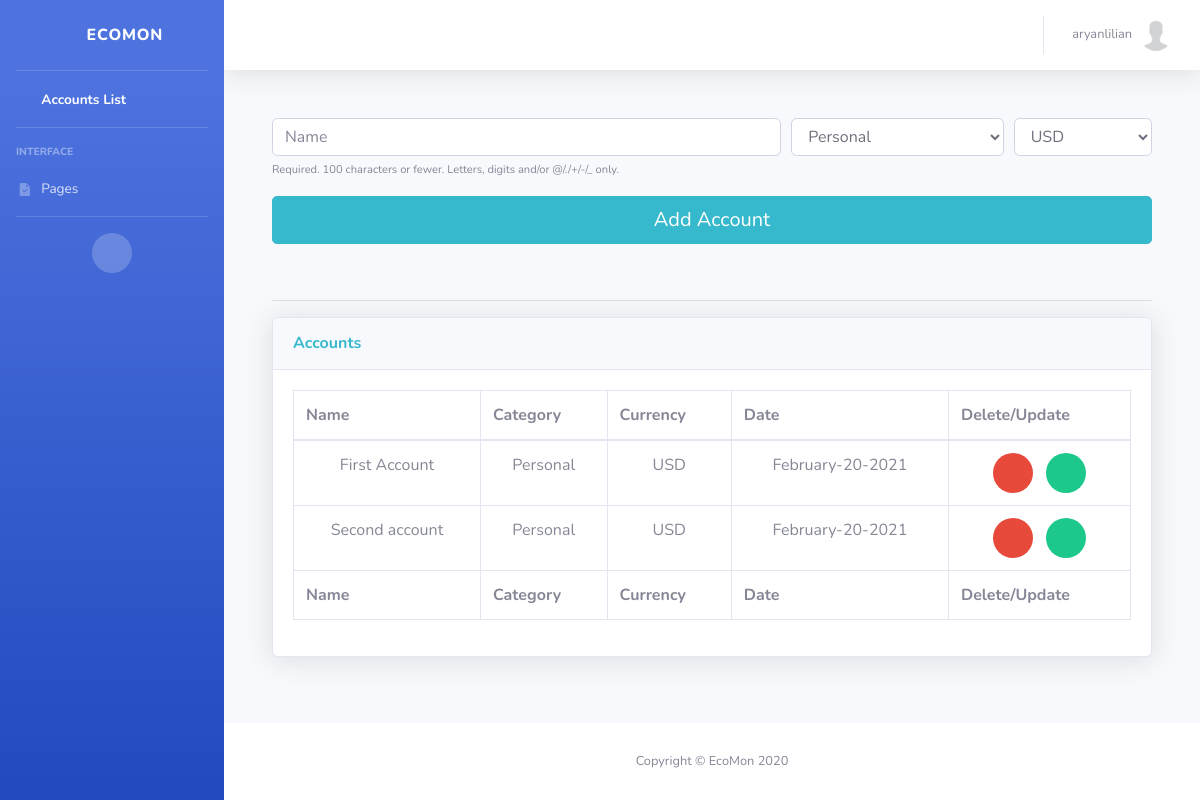
Before: /users/accounts/new/ (signed in) with the older database file.
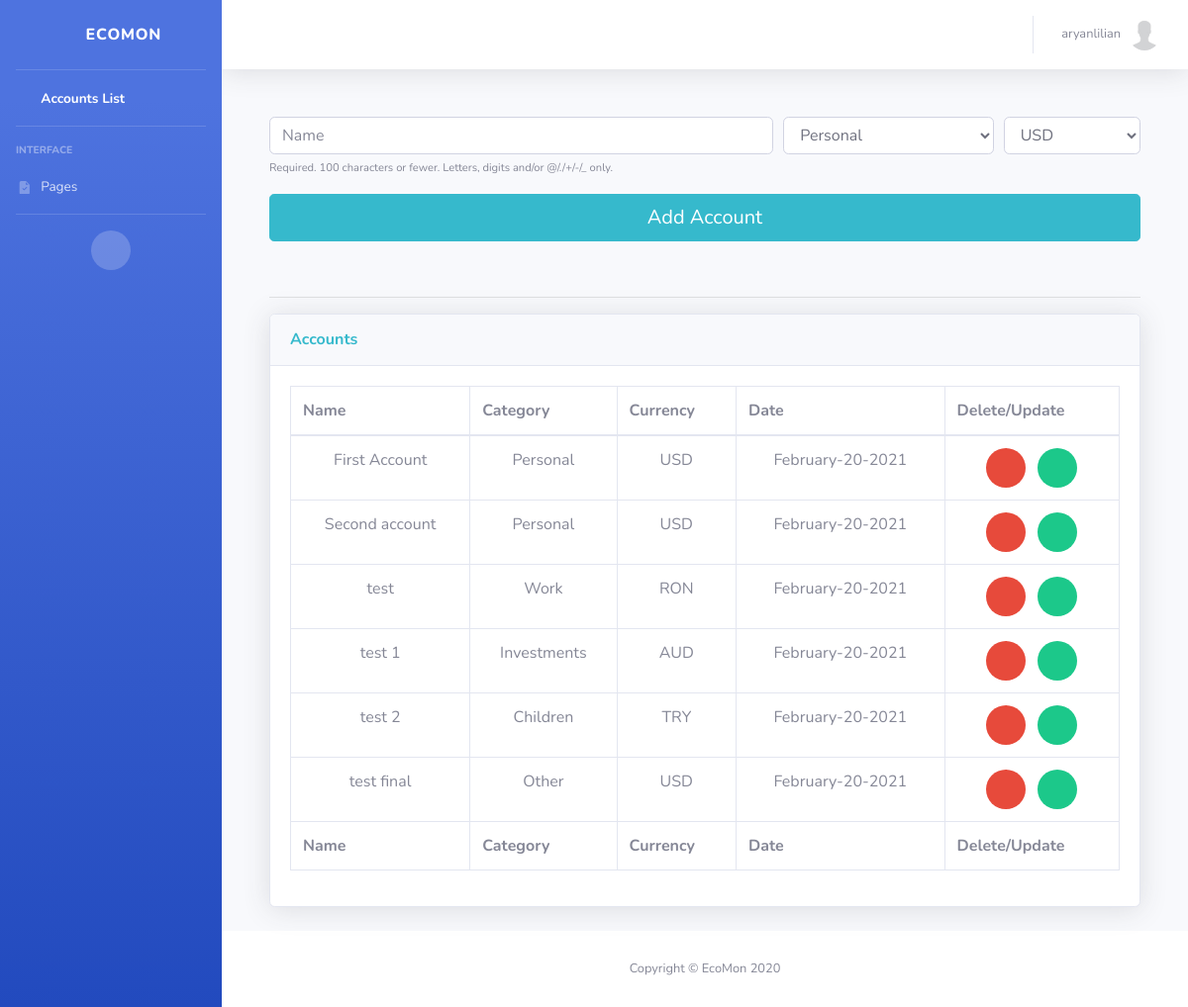
After: the same page with the newer database file.
### users/models.py (models this page shows, shortened)
class Account(models.Model):
    class Currency(models.TextChoices):
        AED = 'AED', _('AED')
        AUD = 'AUD', _('AUD')
        BRL = 'BRL', _('BRL')
        CAD = 'CAD', _('CAD')
        CHF = 'CHF', _('CHF')
        CLP = 'CLP', _('CLP')
        CNY = 'CNY', _('CNY')
        COP = 'COP', _('COP')
        CZK = 'CZK', _('CZK')
        DKK = 'DKK', _('DKK')
        EUR = 'EUR', _('EUR')
        GBP = 'GBP', _('GBP')
        HKD = 'HKD', _('HKD')
        HUF = 'HUF', _('HUF')
        IDR = 'IDR', _('IDR')
        ILS = 'ILS', _('ILS')
        INR = 'INR', _('INR')
        JPY = 'JPY', _('JPY')
        KRW = 'KRW', _('KRW')
        MDL = 'MDL', _('MDL')
        MXN = 'MXN', _('MXN')
        MYR = 'MYR', _('MYR')
        NOK = 'NOK', _('NOK')
        NZD = 'NZD', _('NZD')
        PHP = 'PHP', _('PHP')
        PLN = 'PLN', _('PLN')
        RON = 'RON', _('RON')
        RUB = 'RUB', _('RUB')
        SAR = 'SAR', _('SAR')
        SEK = 'SEK', _('SEK')
        SGD = 'SGD', _('SGD')
        THB = 'THB', _('THB')
        TRY = 'TRY', _('TRY')
        TWD = 'TWD', _('TWD')
        USD = 'USD', _('USD')
        ZAR = 'ZAR', _('ZAR')
    class Category(models.TextChoices):
        PERSONAL = _('Personal')
        WORK = _('Work')
        INVESTMENTS = _('Investments')
        CHILDREN = _('Children')
        OTHER = _('Other')
    user = models.ForeignKey(User, on_delete=models.CASCADE)
    name = models.CharField(_('Name'), max_length=200, unique=True)
    created_date = models.DateTimeField(_('Created Date/Time'), auto_now_add=True)
    updated_date = models.DateTimeField(_('Updated Date/Time'), auto_now=True)
    category = models.CharField(
        _('Category'), max_length=11, choices=Category.choices, default=Category.PERSONAL
    )
    currency = models.CharField(
        _('Currency'), max_length=3, choices=Currency.choices, default=Currency.USD
    )
    def update_url(self):
        return reverse('update-account', kwargs={'pk' : self.pk})

### users/views.py (the view, shortened to what this page needs)
# urls.py: path('accounts/new/', AccountCreateView.as_view(), name='accounts-new'),
class AccountCreateView(LoginRequiredMixin, CreateView):
    model = Account
    form_class = AccountCreateForm
    template_name = 'users/create-update-list-objects.html'
    def get_context_data(self, **kwargs):
        context = super().get_context_data(**kwargs)
        context['objects'] = Account.objects.filter(user=self.request.user)
        return context

### users/forms.py
class AccountCreateForm(forms.ModelForm):
    name = forms.CharField(
        max_length = 200,
        label = 'Name',
        help_text = help_texts['obj_name']
    )
    class Meta:
        model = Account
        exclude = [
            'user',
            'created_date',
            'updated_date'
        ]

### templates/users/create-update-list-objects.html (shortened to what this page needs)
{% extends 'users/base.html' %}
{% block content %}
	<div class="container">
		{% if '/users/incomes/new/' in request.get_full_path or '/users/spendings/new/' in request.get_full_path or '/users/incomes/update/' in request.get_full_path or '/users/spendings/update/' in request.get_full_path %}
			{% include 'users/components/create-update-incomes-and-spendings-form.html' %}
		{% else %}
			{% include 'users/components/create-update-accounts-form.html' %}
		{% endif %}
		<br>
		<hr>
		{% if '/users/spendings/new/' in request.get_full_path or '/users/spendings/update/' in request.get_full_path %}
			{% include 'users/components/spendings-list-table.html' %}
		{% else %}
			{% include 'users/components/incomes-or-accounts-list-table.html' %}
		{% endif  %}
	</div>
{% endblock %}

### templates/users/components/incomes-or-accounts-list-table.html (shortened to what this page needs)
<div class="card shadow mb-4">
  <div class="card-header py-3">
    <h6 class="m-0 font-weight-bold
            {% if request.get_full_path == '/users/accounts/new/' %}
                text-info
            {% else %}
                text-primary
            {% endif %}">
		{% if '/users/incomes/new/' in request.get_full_path or '/users/incomes/update/' in request.get_full_path %}
			Incomes - {{ date|date:"Y/M" }}
		{% elif request.get_full_path == '/users/archive/' %}
			Incomes
        {% else %}
            Accounts
		{% endif %}
	</h6>
  </div>
  <div class="card-body">
    <div class="table-responsive">
      <table class="table table-bordered" id="incomesAndAccountsDataTable" width="100%" cellspacing="0">
        <thead>
          <tr>
            <th>Name</th>
            <th>Category</th>
            <th>
                {% if '/users/incomes/new/' in request.get_full_path or '/users/incomes/update/' in request.get_full_path or request.get_full_path == '/users/archive/' %}
                    Recurrent
                {% else %}
                    Currency
                {% endif %}
            </th>
            <th>Date</th>
            {% if '/users/incomes/new/' in request.get_full_path or request.get_full_path == '/users/accounts/new/' %}
                <th>Delete/Update</th>
            {% endif %}
          </tr>
        </thead>
        <tfoot>
          <tr>
              <th>Name</th>
            <th>Category</th>
            <th>
                {% if '/users/incomes/new/' in request.get_full_path or '/users/incomes/update/' in request.get_full_path or request.get_full_path == '/users/archive/' %}
                    Recurrent
                {% else %}
                    Currency
                {% endif %}
            </th>
            <th>Date</th>
            {% if '/users/incomes/new/' in request.get_full_path or request.get_full_path == '/users/accounts/new/' %}
                <th>Delete/Update</th>
            {% endif %}
          </tr>
        </tfoot>
        <tbody>
          {% for object in objects %}
            <div class="row">
                <tr>
                    <td class="text-center">{{ object.name }}</td>
                    <td class="text-center">{{ object.category }}</td>
                    <td class="text-center">
                        {% if '/users/incomes/new/' in request.get_full_path or '/users/incomes/update/' in request.get_full_path %}
                            {% if object.recurrent == True %}Yes{% else %}No{% endif %}
                        {% else %}
                            {{ object.currency }}
                        {% endif %}
                    </td>
                    <td class="text-center">{{ object.created_date|date:"F-d-Y" }}</td>
                    {% if '/users/incomes/new/' in request.get_full_path or request.get_full_path == '/users/accounts/new/' %}
                        <td class="text-center">
                            <a class="btn-circle bnt-sm btn-danger" data-toggle="modal" href="{% if request.get_full_path == '/users/accounts/new/' %}objectDeleteModal{{ object.id }}{% else %}objectDeleteModal{{ title }}{{ object.id }}{% endif %}" data-target="{% if request.get_full_path == '/users/accounts/new/' %}objectDeleteModal{{ object.id }}{% else %}objectDeleteModal{{ title }}{{ object.id }}{% endif %}">
                                <i class="fas fa-trash"></i>
                            </a>
                            <a class="btn-circle bnt-sm btn-success ml-2" href="{{ object.update_url }}"><i class="fas fa-pen"></i></a>
                        </td>
                    {% endif %}
                </tr>
            </div>
          {% endfor %}
        </tbody>
      </table>
    </div>
  </div>
</div>

Changed rows visible on the page:
added Account: name "test", category "Work", currency "RON", created_date "February-20-2021"
added Account: name "test 1", category "Investments", currency "AUD", created_date "February-20-2021"
added Account: name "test 2", category "Children", currency "TRY", created_date "February-20-2021"
added Account: name "test final", category "Other", currency "USD", created_date "February-20-2021"
